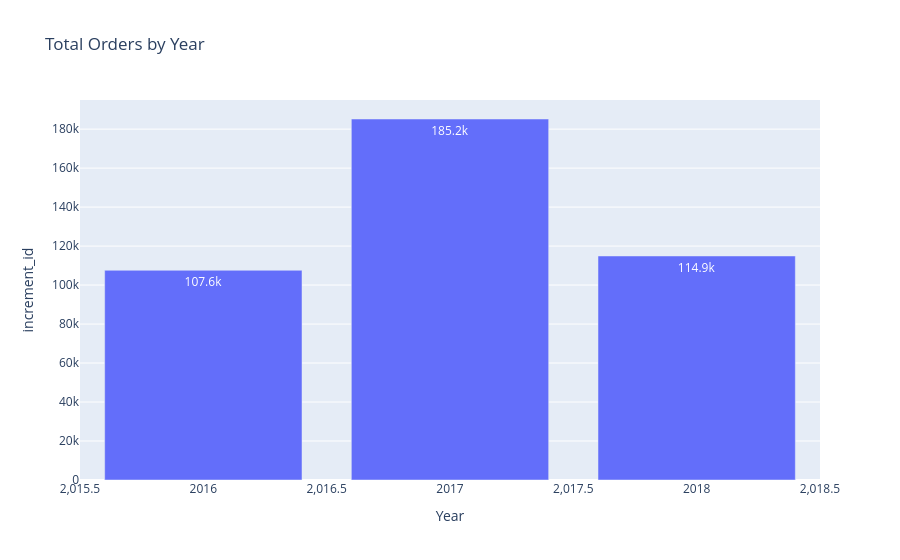

The notebook cell this image was saved under:
### Code cell
figFour = px.bar(yearly_orders, x='Year', y='increment_id', title='Total Orders by Year', text_auto='.4s')
figFour.show()

### Figure 1 — Plotly figure (JSON) as saved in the notebook; plotly's stock layout.template omitted (floating-point values rounded to 4 significant figures)
{"data": [{"hovertemplate": "Year=%{x}<br>increment_id=%{y}<extra></extra>", "legendgroup": "", "marker": {"color": "#636efa", "pattern": {"shape": ""}}, "name": "", "orientation": "v", "showlegend": false, "textposition": "auto", "texttemplate": "%{y:.4s}", "type": "bar", "x": [2016, 2017, 2018], "xaxis": "x", "y": [107582, 185197, 114924], "yaxis": "y"}], "layout": {"barmode": "relative", "legend": {"tracegroupgap": 0}, "title": {"text": "Total Orders by Year"}, "xaxis": {"anchor": "y", "domain": [0, 1], "title": {"text": "Year"}}, "yaxis": {"anchor": "x", "domain": [0, 1], "title": {"text": "increment_id"}}}}
